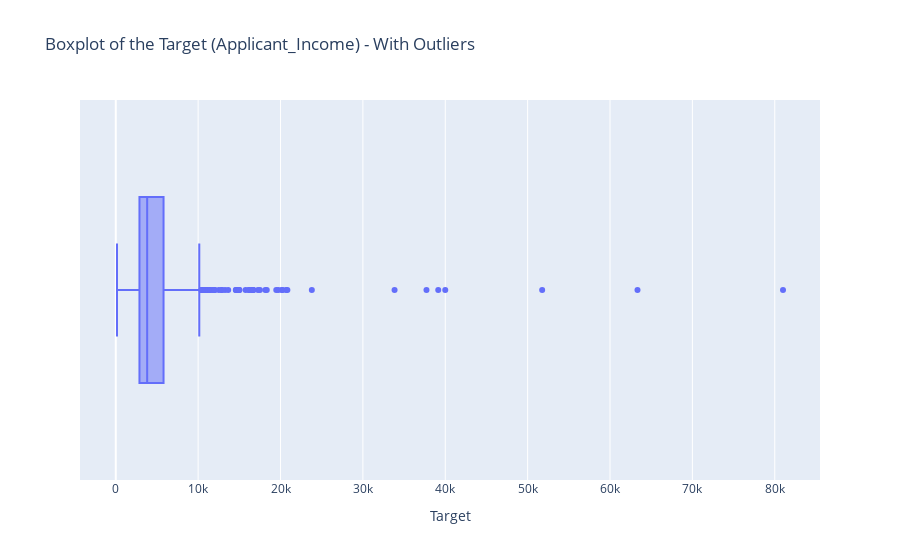

Here is the notebook cell this chart was saved with:
### Markdown cell above
#### Categorical Visualization

### Code cell
fig = px.box(
    data_frame= df, 
    x='ApplicantIncome', 
    orientation='h',
    title='Boxplot of the Target (Applicant_Income) - With Outliers'
)

fig.update_layout(xaxis_title='Target')
fig.show()

### Figure 1 — Plotly figure (JSON) as saved in the notebook; plotly's stock layout.template omitted (floating-point values rounded to 4 significant figures; data arrays with more than 128 entries replaced by an {"elided": "..."} marker saying what was removed)
{"data": [{"alignmentgroup": "True", "hovertemplate": "ApplicantIncome=%{x}<extra></extra>", "legendgroup": "", "marker": {"color": "#636efa"}, "name": "", "notched": false, "offsetgroup": "", "orientation": "h", "showlegend": false, "type": "box", "x": {"elided": "614 int values"}, "x0": " ", "xaxis": "x", "y0": " ", "yaxis": "y"}], "layout": {"boxmode": "group", "legend": {"tracegroupgap": 0}, "title": {"text": "Boxplot of the Target (Applicant_Income) - With Outliers"}, "xaxis": {"anchor": "y", "domain": [0, 1], "title": {"text": "Target"}}, "yaxis": {"anchor": "x", "domain": [0, 1]}}}
